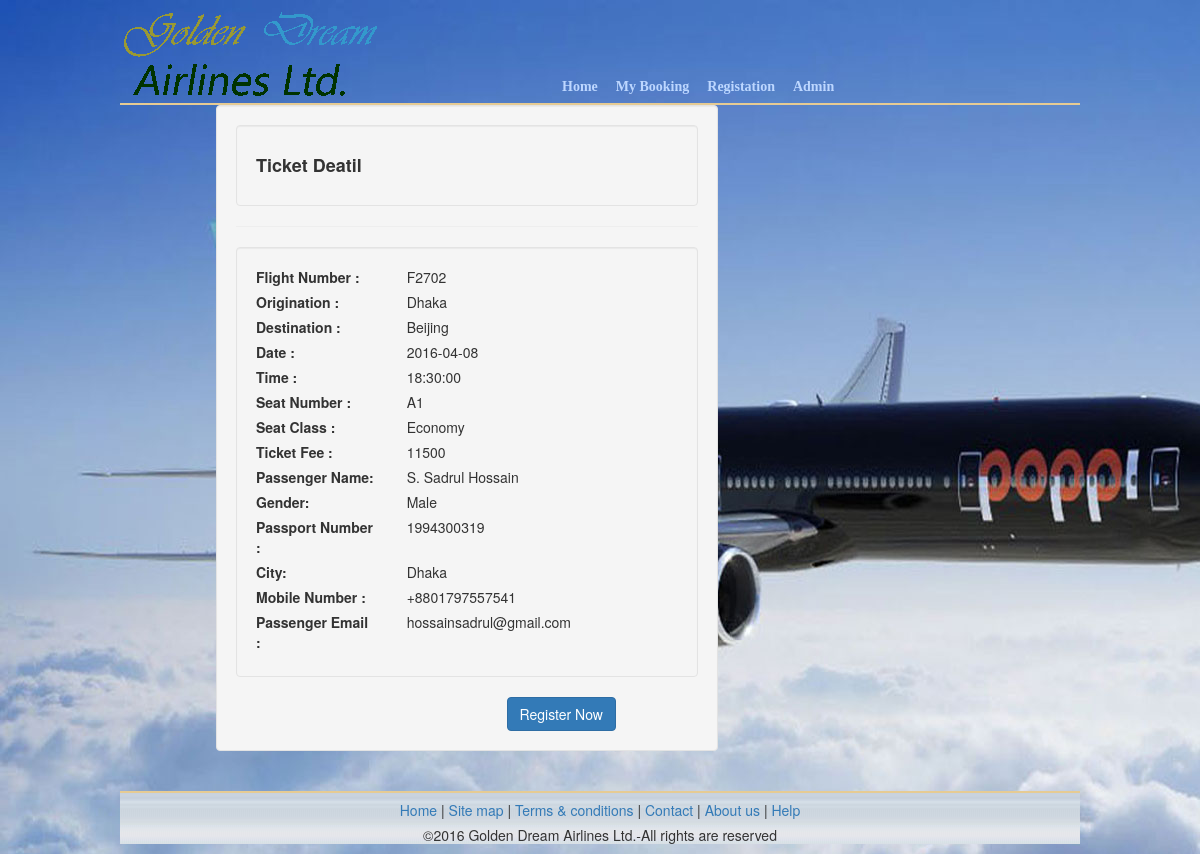
The page /ticket_Detail.php?idd=1994300319 on the database its author committed.
### tables this page shows
CREATE TABLE IF NOT EXISTS `book_ticket` (
  `book_ticket_id` int(11) NOT NULL,
  `book_flight_no` varchar(20) NOT NULL,
  `book_depart_from` text NOT NULL,
  `book_depart_to` text NOT NULL,
  `book_flight_date` date NOT NULL,
  `book_flight_time` time NOT NULL,
  `book_journey_hour` int(3) NOT NULL,
  `book_seat_number` varchar(11) NOT NULL,
  `book_fare` text NOT NULL,
  `book_pas_name` text NOT NULL,
  `book_pas_gender` text NOT NULL,
  `book_pas_passport` varchar(100) NOT NULL,
  `book_pas_city` text NOT NULL,
  `book_pas_mobile` varchar(20) NOT NULL,
  `book_email` varchar(50) NOT NULL,
  `purchase_bank` text NOT NULL,
  `purchase_ac` varchar(100) NOT NULL,
  `purchase_pass` int(4) NOT NULL,
  `purchase_money` int(11) NOT NULL
);

### ticket_Detail.php (the view, shortened to what this page needs)
<?php include('header.php');?>
<?php
	$book_pas_passport = $_GET['idd'];
	if(isset($_GET['idd']))
	{
		$sql = mysql_query("SELECT * FROM book_ticket WHERE book_pas_passport = '{$book_pas_passport}'");
					while($row = mysql_fetch_object($sql))
						{
							$book_pas_gender = $row->book_pas_gender;
							if($book_pas_gender == '0')
								{
									$book_pas_gender = "Male";
								}
							else
								{
									$book_pas_gender = "Female";
						        }
							$book_flight_no    = $row->book_flight_no;
							$book_depart_from  = $row->book_depart_from;
							$book_depart_to    = $row->book_depart_to;
							$book_flight_date  = $row->book_flight_date;
							$book_flight_time  = $row->book_flight_time;
							$book_seat_number  = $row->book_seat_number;
							$book_fare         = $row->book_fare;
							$book_pas_name     = $row->book_pas_name;
							$book_pas_passport = $row->book_pas_passport;
							$book_pas_city     = $row->book_pas_city;
							$book_pas_mobile   = $row->book_pas_mobile;
							$book_email        = $row->book_email;
							$purchase_money    = $row->purchase_money;
						}
	}
?>
        <div class="content">
            <div class="container-fluid">
				<div class="row">
					<div class="col-md-8">
						<div class="well">
							<div class="card">
								<div class="well"><h4 class="title"><strong>Ticket Deatil</strong></h4></div>
								<hr />
								<div class="content">
									<div class="well">
										<form>
											<div class="row">
												<div class="col-md-4 col-sm-4"><label>Flight Number :</label></div><div class="col-md-8 col-sm-8"><span><?php echo $book_flight_no; ?></span></div>
											</div>
											<div class="row">
												<div class="col-md-4 col-sm-4"><label>Origination :</label></div><div class="col-md-8 col-sm-8"><span><?php echo $book_depart_from; ?></span></div>
											</div>
											<div class="row">
												<div class="col-md-4 col-sm-4"><label>Destination :</label></div><div class="col-md-8 col-sm-8"><span><?php echo $book_depart_to; ?></span></div>
											</div>
											<div class="row">
												<div class="col-md-4 col-sm-4"><label>Date :</label></div><div class="col-md-8 col-sm-8"><span><?php echo $book_flight_date; ?></span></div>
											</div>
												<div class="row">
												<div class="col-md-4 col-sm-4"><label>Time :</label></div><div class="col-md-8 col-sm-8"><span><?php echo $book_flight_time; ?></span></div>
											</div>
											<div class="row">
												<div class="col-md-4 col-sm-4"><label>Seat Number :</label></div><div class="col-md-8 col-sm-8"><span><?php echo $book_seat_number; ?></span></div>
											</div>
											<div class="row">
												<div class="col-md-4 col-sm-4"><label>Seat Class :</label></div><div class="col-md-8 col-sm-8"><span><?php echo $book_fare; ?></span></div>
											</div>
											<div class="row">
												<div class="col-md-4 col-sm-4"><label>Ticket Fee :</label></div><div class="col-md-8 col-sm-8"><span><?php echo $purchase_money; ?></span></div>
											</div>
											<div class="row">
												<div class="col-md-4 col-sm-4"><label>Passenger Name:</label></div><div class="col-md-8 col-sm-8"><span><?php echo $book_pas_name; ?></span></div>
											</div>
											<div class="row">
												<div class="col-md-4 col-sm-4"><label>Gender:</label></div><div class="col-md-8 col-sm-8"><span><?php echo $book_pas_gender; ?></span></div>
											</div>
											<div class="row">
												<div class="col-md-4 col-sm-4"><label>Passport Number :</label></div><div class="col-md-8 col-sm-8"><span><?php echo $book_pas_passport; ?></span></div>
											</div>
											<div class="row">
												<div class="col-md-4 col-sm-4"><label>City:</label></div><div class="col-md-8 col-sm-8"><span><?php echo $book_pas_city; ?></span></div>
											</div>
											<div class="row">
												<div class="col-md-4 col-sm-4"><label>Mobile Number :</label></div><div class="col-md-8 col-sm-8"><span><?php echo $book_pas_mobile; ?></span></div>
											</div>
											<div class="row">
												<div class="col-md-4 col-sm-4"><label>Passenger Email :</label></div><div class="col-md-8 col-sm-8"><span><?php echo $book_email; ?></span></div>
											</div>
										</div>
										<div class="row">
											<div class="col-md-10 col-sm-10"><a href="pas_registation.php" class="btn btn-primary btn-fill pull-right">Register Now</a></div>
										</div>
								</div>
							</div>
						</div>
					</div>
				</div>
            </div>
        </div>
        <br />
<?php include('footer.php');?>

### header.php (shortened to what this page needs)
<!DOCTYPE HTML>
<html lang="en-US">
<head>
	<link rel="stylesheet" href="css/bootstrap.css" />
	<link rel="stylesheet" href="css/style.css" />
</head>
<body>
	<div class="container-fluid" >
		<div class="header">
			<div class="name-board">
				<img src="image/airlines-nameboard.png" alt="" />
			</div>
			<div class="menu">
				<ul>
					<li class="active"><a href="home.php">Home</a></li>
					<li ><a href="pas_login.php">My Booking</a></li>
					<li ><a href="pas_registation.php">Registation</a></li>
					<li ><a href="admin_login.php">Admin</a></li>
				</ul>
			</div>
		</div>
		<div class="content-all">

### footer.php (shortened to what this page needs)
		</div>
		<div class="footer">
			<h5><p><a href="home.php"> Home </a>|<a href=""> Site map </a>|<a href=""> Terms & conditions </a>|<a href=""> Contact </a>|<a href=""> About us </a>|<a href=""> Help </a></p>
			<p>&copy;2016 Golden Dream Airlines Ltd.-All rights are reserved</p></h5>
		</div>
	</div>
</body>
</html>

### css/style.css (style rules this page uses)
body { margin:0 auto; padding:0; background:url(image/poppi-airplane-full-view-super.jpg); }
.container-fluid { height:auto; width:80%; margin:0 auto; padding:0; }
.header { height:100px; width:100%; margin:5px 0 0 0; padding:0; border-bottom:2px solid #e6cb93; background:; }
.name-board { height:100%; width:40%; float:left; }
.menu { height:100%; width:60%; float:left; padding-top:70px; }
.menu ul li { float:left; list-style:none; margin-left:18px; }
.menu ul li a { text-decoration:none; color:#bdd7ff; font-weight:bold; font-family:Segoe UI Symbol; font-size:14px; }
.content-all { height:auto; width:100%; }
.footer { height:auto; width:100%; text-align:center; border-top:2px solid #e6cb93; background:url(../image/footer-bg.jpg); }
.footer a { text-decoration:none; }

### rows shown on the page
book_ticket: book_flight_no "F2702", book_depart_from "Dhaka", book_depart_to "Beijing", book_flight_date "2016-04-08", book_flight_time "18:30:00", book_seat_number "A1", book_fare "Economy", purchase_money "11500", book_pas_name "S. Sadrul Hossain", book_pas_gender "Male", book_pas_passport "1994300319", book_pas_city "Dhaka", book_pas_mobile "+8801797557541", book_email "hossainsadrul@gmail.com"
